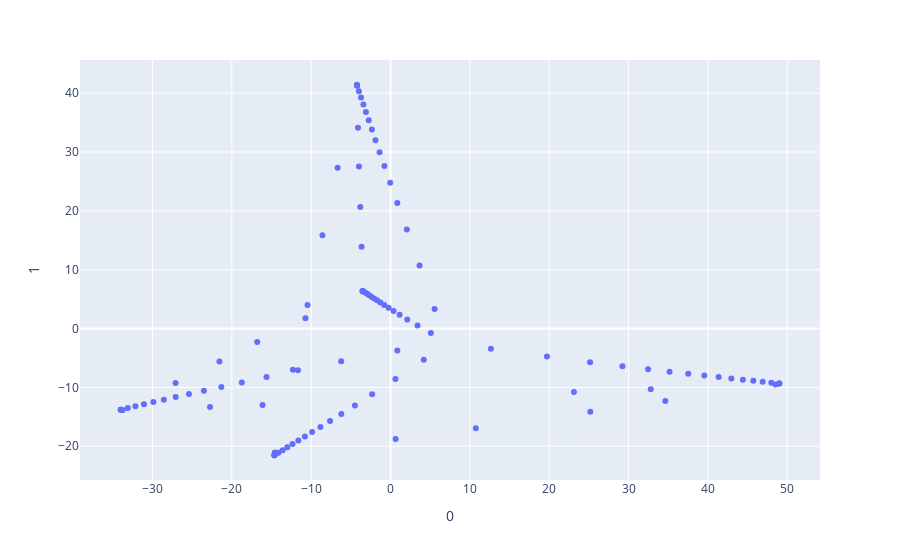

This figure's notebook cell:
### Markdown cell above
TÜM SON NOKTLARIN BİRLEŞTİRİLMİŞ GÖRÜNTÜSÜ

### Code cell
# TODO:
alldizi = np.vstack((Xlist,Xsonaralist12,Xsonaralist23,Xsonaralist34,Xsonaralist45,Xsonaralist51))

X = alldizi

pca = PCA(n_components=2)
components = pca.fit_transform(X)

fig = px.scatter(components, x=0, y=1)
fig.show()
